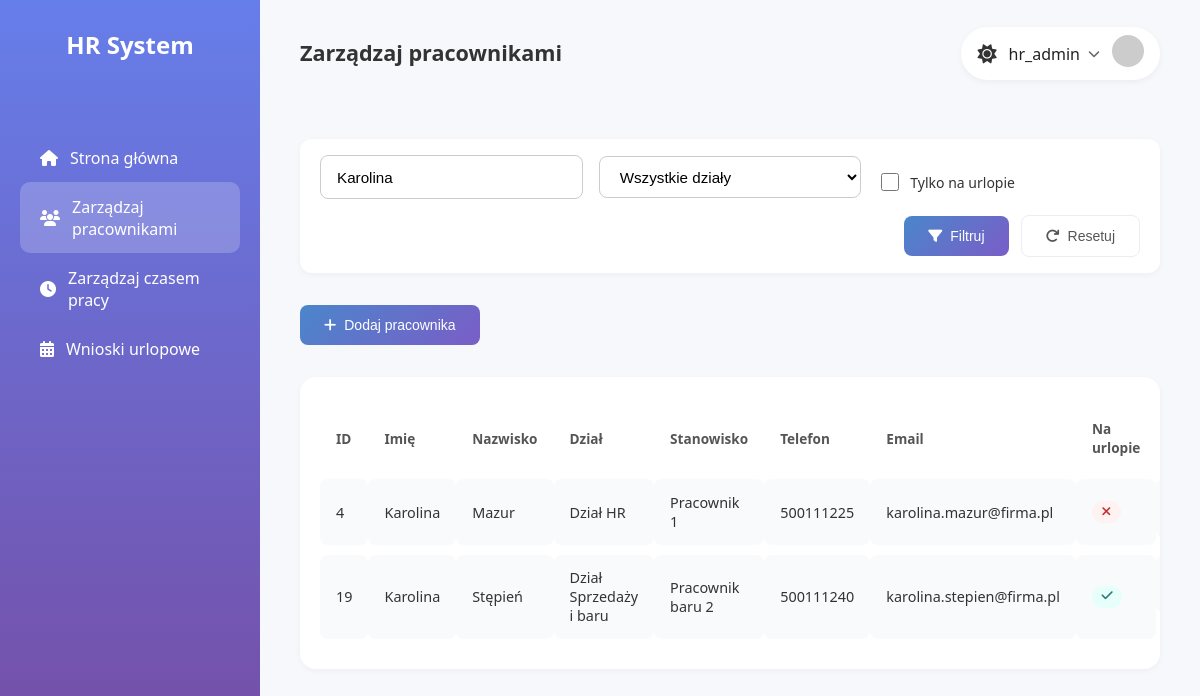
/manage_employees.php?name=Karolina (signed in), run on the app's committed database.
### tables this page shows
CREATE TABLE `pracownicy` (
  `id` int(11) NOT NULL,
  `imie` varchar(100) NOT NULL,
  `nazwisko` varchar(100) NOT NULL,
  `dzial` varchar(100) NOT NULL,
  `stanowisko` varchar(100) NOT NULL,
  `telefon` varchar(20) DEFAULT NULL,
  `email` varchar(100) DEFAULT NULL,
  `urlop` tinyint(1) DEFAULT 0
);

### manage_employees.php (the view, shortened to what this page needs)
<?php
$conn = new mysqli('localhost', 'root', '', 'HRDASHBOARD');
$nameSearch = $_GET['name'] ?? '';
$onLeaveFilter = isset($_GET['on_leave']);
$sql = "SELECT * FROM pracownicy WHERE 1=1";
if (!empty($nameSearch)) {
    $search = $conn->real_escape_string($nameSearch);
    $sql .= " AND (imie LIKE '%$search%' OR nazwisko LIKE '%$search%')";
}
$sql .= " ORDER BY id ASC";
$result = $conn->query($sql);
?>
<!DOCTYPE html>
<html lang="pl">
<head>
    <link rel="stylesheet" href="css/common.css">
    <link rel="stylesheet" href="css/employees.css">
    <link rel="stylesheet" href="css/forms-modals.css">
    <link rel="stylesheet" href="https://cdnjs.cloudflare.com/ajax/libs/font-awesome/6.4.0/css/all.min.css">
</head>
<body class="theme-light">
<div class="dashboard-container">
    <aside class="sidebar">
        <div class="logo"><h2>HR System</h2></div>
        <nav class="menu">
            <a href="dashboard.php" class="menu-item"><i class="fas fa-home"></i><span>Strona główna</span></a>
            <a href="manage_employees.php" class="menu-item active"><i class="fas fa-users"></i><span>Zarządzaj pracownikami</span></a>
            <a href="manage_time.php" class="menu-item"><i class="fas fa-clock"></i><span>Zarządzaj czasem pracy</span></a>
            <a href="manage_leave.php" class="menu-item"><i class="fas fa-calendar-alt"></i><span>Wnioski urlopowe</span></a>
        </nav>
    </aside>
    <main class="main-content">
        <header class="header">
            <h1 class="welcome-message">Zarządzaj pracownikami</h1>
            <div class="user-info">
                <div class="user-box" id="userToggle">
                    <i class="fas fa-sun theme-icon" id="themeIcon"></i>
                    <span class="user-name"> <?= htmlspecialchars($_SESSION['user']) ?> </span>
                    <i class="fas fa-chevron-down dropdown-icon" id="dropdownToggle"></i>
                    <div class="avatar">
                        <img src="https://randomuser.me/api/portraits/men/32.jpg" alt="User Avatar">
                    </div>
                </div>
            </div>
        </header>
        <section class="filter-panel">
            <form id="filterForm" method="get">
                <div class="filter-row">
                    <div class="filter-group">
                        <input type="text" name="name" id="nameSearch" placeholder="Imię/Nazwisko" value="<?= htmlspecialchars($nameSearch) ?>">
                    </div>
                    <div class="filter-group">
                        <select name="department" id="deptFilter">
                            <option value="">Wszystkie działy</option>
                        </select>
                    </div>
                    <div class="filter-group checkbox-group">
                        <input type="checkbox" id="onLeaveFilter" name="on_leave" <?= $onLeaveFilter ? 'checked' : '' ?>>
                        <label for="onLeaveFilter">Tylko na urlopie</label>
                    </div>
                    <div class="filter-actions">
                        <button type="submit" class="btn btn-primary"><i class="fas fa-filter"></i> Filtruj</button>
                        <button type="button" class="btn btn-secondary" id="resetBtn"><i class="fas fa-redo"></i> Resetuj</button>
                    </div>
                </div>
            </form>
        </section>
        <div class="action-buttons">
            <button class="btn btn-primary" id="addEmployeeBtn"><i class="fas fa-plus"></i> Dodaj pracownika</button>
        </div>
        <section class="employees-table-container">
            <table class="employees-table">
                <thead>
                    <tr><th>ID</th><th>Imię</th><th>Nazwisko</th><th>Dział</th><th>Stanowisko</th><th>Telefon</th><th>Email</th><th>Na urlopie</th><th>Akcje</th></tr>
                </thead>
                <tbody id="employeesTableBody">
                    <?php if ($result->num_rows > 0): ?>
                        <?php while($row = $result->fetch_assoc()): ?>
                            <?php $onLeave = $row['urlop'] ? '<span class="status-badge on-leave"><i class="fas fa-check"></i></span>' : '<span class="status-badge not-on-leave"><i class="fas fa-times"></i></span>'; ?>
                            <tr>
                                <td><?= $row['id'] ?></td>
                                <td><?= $row['imie'] ?></td>
                                <td><?= $row['nazwisko'] ?></td>
                                <td><?= $row['dzial'] ?></td>
                                <td><?= $row['stanowisko'] ?></td>
                                <td><?= $row['telefon'] ?></td>
                                <td><?= $row['email'] ?></td>
                                <td class="center"><?= $onLeave ?></td>
                                <td class="action-buttons-cell">
                                </td>
                            </tr>
                        <?php endwhile; ?>
                    <?php else: ?>
                        <tr><td colspan="9" class="no-data">Brak danych pracowników</td></tr>
                    <?php endif; ?>
                </tbody>
            </table>
        </section>
    </main>
</div>
</body>
</html>

### css/common.css (style rules this page uses)
body { margin: 0; font-family: 'Segoe UI', Tahoma, Geneva, Verdana, sans-serif; background-color: #f6f8fc; color: #333; }
.dashboard-container { display: flex; height: 100vh; }
.main-content { flex: 1; padding: 1.5rem 2.5rem; display: flex; flex-direction: column; gap: 2rem; overflow-y: auto; }
.header { display: flex; justify-content: space-between; align-items: center; }
.welcome-message { font-size: 1.35rem; font-weight: 600; margin-bottom: 1rem; }
.sidebar { width: 220px; background: linear-gradient(180deg, #667eea, #764ba2); color: white; padding: 1.75rem 1.25rem; display: flex; flex-direction: column; gap: 2rem; }
.logo h2 { margin: 0; font-size: 1.5rem; text-align: center; margin-bottom: 2.5rem; }
.menu-item { display: flex; align-items: center; gap: 0.75rem; padding: 0.85rem 1.25rem; color: white; border-radius: 10px; text-decoration: none; transition: background 0.2s; }
.menu-item:hover, .menu-item.active { background-color: rgba(255, 255, 255, 0.2); }
.user-info { display: flex; align-items: center; justify-content: flex-end; }
.user-box { display: flex; align-items: center; background-color: white; padding: 0.5rem 1rem; border-radius: 999px; box-shadow: 0 2px 6px rgba(0, 0, 0, 0.05); gap: 0.75rem; transition: box-shadow 0.2s ease; }
.user-name { font-weight: 500; color: #222; }
.avatar img { width: 32px; height: 32px; border-radius: 50%; object-fit: cover; }
.theme-icon { font-size: 1.2rem; cursor: pointer; background: none; border: none; color: #333; }
.dropdown-icon { font-size: 0.75rem; color: #666; cursor: pointer; margin-left: -0.25rem; transition: transform 0.2s ease; }
.btn { padding: 12px 24px; font-size: 14px; border-radius: 8px; cursor: pointer; display: flex; align-items: center; gap: 8px; transition: all 0.2s ease; border: none; font-weight: 500; }
.btn-primary { background: linear-gradient(135deg, #4b86cb 0%, #7a5dc7 100%); color: white; }
.btn-secondary { background-color: white; color: #555; border: 1px solid #eaedf3; text-decoration: none; }

### css/employees.css (style rules this page uses)
.filter-panel { background-color: white; padding: 1rem 1.25rem; border-radius: 12px; box-shadow: 0 2px 6px rgba(0, 0, 0, 0.04); margin-top: 1.5rem; }
.filter-row { display: flex; flex-wrap: wrap; gap: 1rem; align-items: center; }
.filter-group { display: flex; flex-direction: column; gap: 0.5rem; min-width: 200px; flex: 1; }
.filter-row input[type="text"], .filter-row select { height: 42px; padding: 0 1rem; font-size: 0.95rem; border-radius: 8px; border: 1px solid #ccc; background-color: white; transition: border-color 0.2s ease; }
.filter-group.checkbox-group { flex-direction: row; align-items: center; gap: 0.5rem; }
.filter-actions { display: flex; gap: 0.75rem; align-items: center; margin-left: auto; }
.employees-table-container { overflow-x: auto; background-color: white; border-radius: 16px; box-shadow: 0 2px 6px rgba(0, 0, 0, 0.04); padding: 1.25rem; }
.employees-table { width: 100%; border-collapse: separate; border-spacing: 0 10px; }
.employees-table th { text-align: left; font-size: 0.85rem; font-weight: 600; color: #555; padding: 0.75rem 1rem; }
.employees-table td { background-color: #f9fafb; padding: 0.85rem 1rem; font-size: 0.9rem; color: #333; vertical-align: middle; border-radius: 8px; }
.employees-table tbody tr { transition: background-color 0.2s; }
.status-badge { padding: 0.3rem 0.6rem; border-radius: 999px; font-size: 0.8rem; font-weight: 500; display: inline-flex; align-items: center; justify-content: center; }
.on-leave { background-color: #e6fffa; color: #2c7a7b; }
.not-on-leave { background-color: #fef2f2; color: #c53030; }
.action-buttons-cell { display: flex; gap: 0.5rem; }

### css/forms-modals.css (style rules this page uses)
.checkbox-group { display: flex; align-items: center; gap: 10px; font-size: 14px; margin-top: 10px; }
.checkbox-group input[type="checkbox"] { width: 18px; height: 18px; cursor: pointer; }

### data on the page
pracownicy: id "4", imie "Karolina", nazwisko "Mazur", dzial "Dział HR", stanowisko "Pracownik 1", telefon "500111225", email "karolina.mazur@firma.pl", urlop 0 (drawn)
pracownicy: id "19", imie "Karolina", nazwisko "Stępień", dzial "Dział Sprzedaży i baru", stanowisko "Pracownik baru 2", telefon "500111240", email "karolina.stepien@firma.pl", urlop 1 (drawn)

### other printed values
$_SESSION['user'] "hr_admin"
